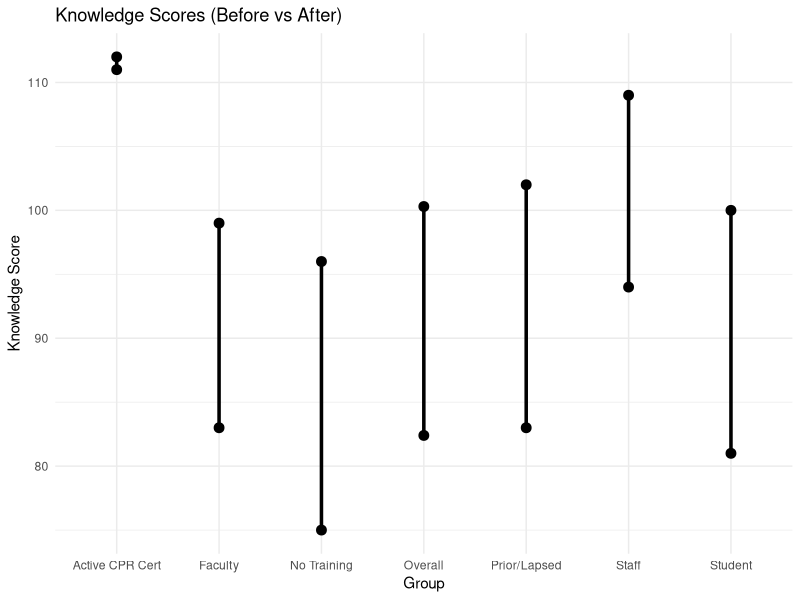
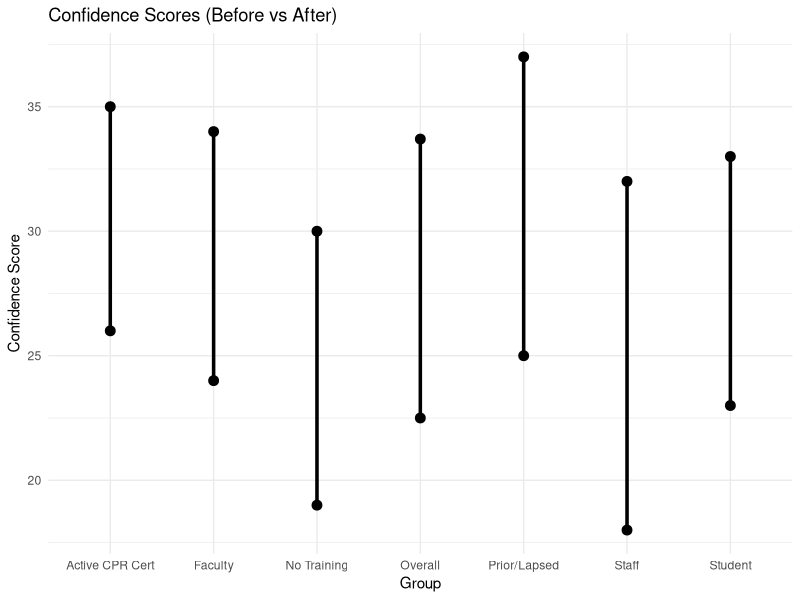
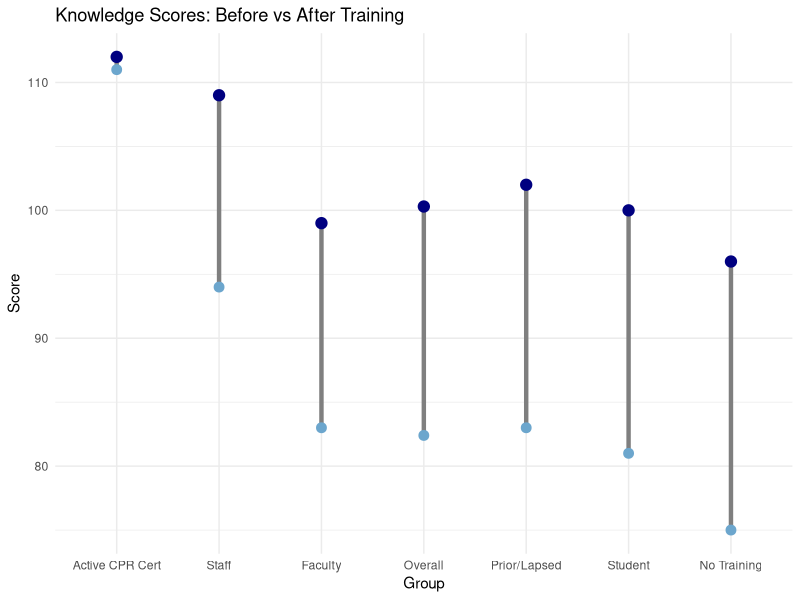
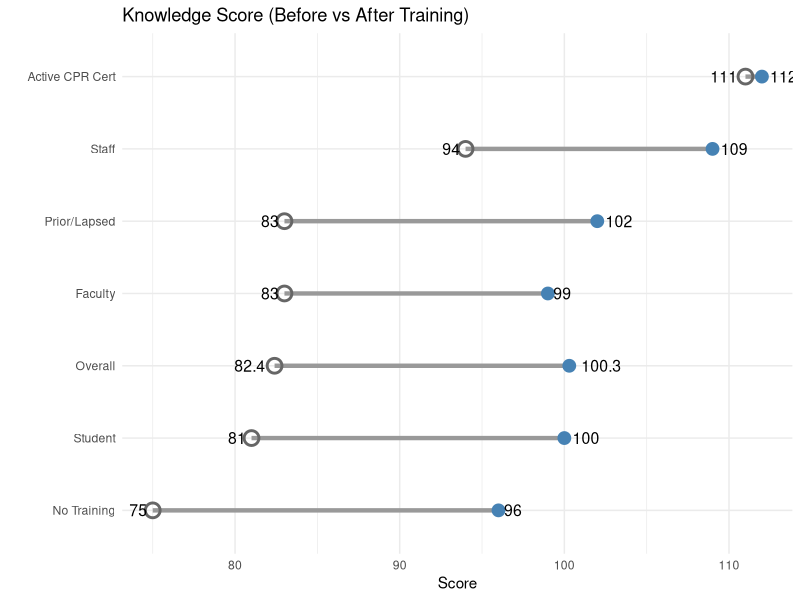
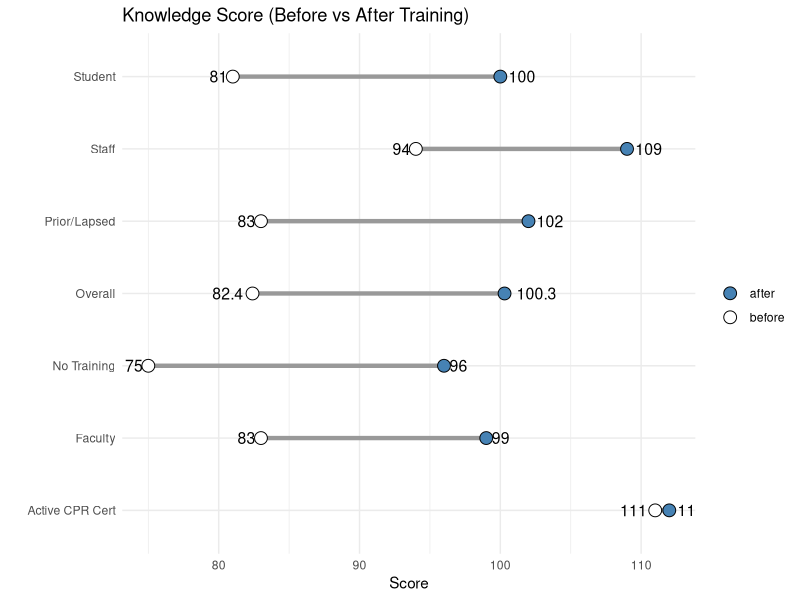
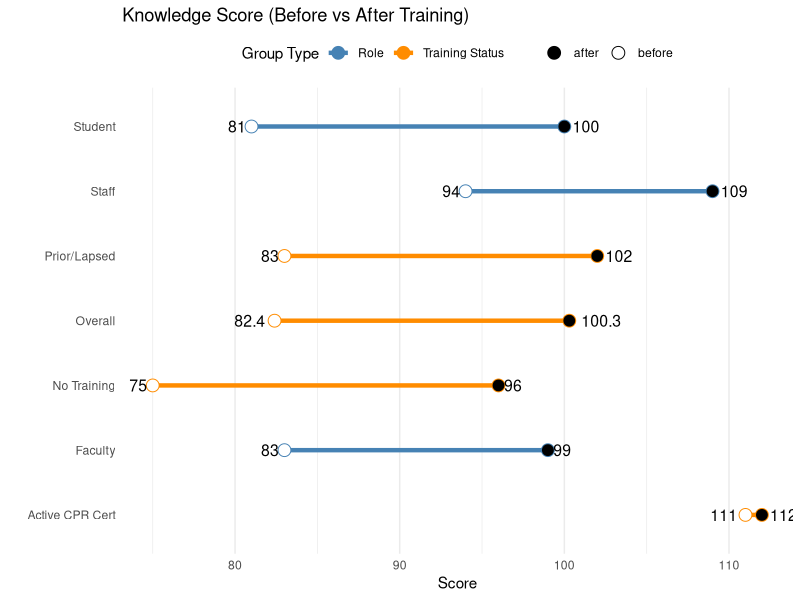
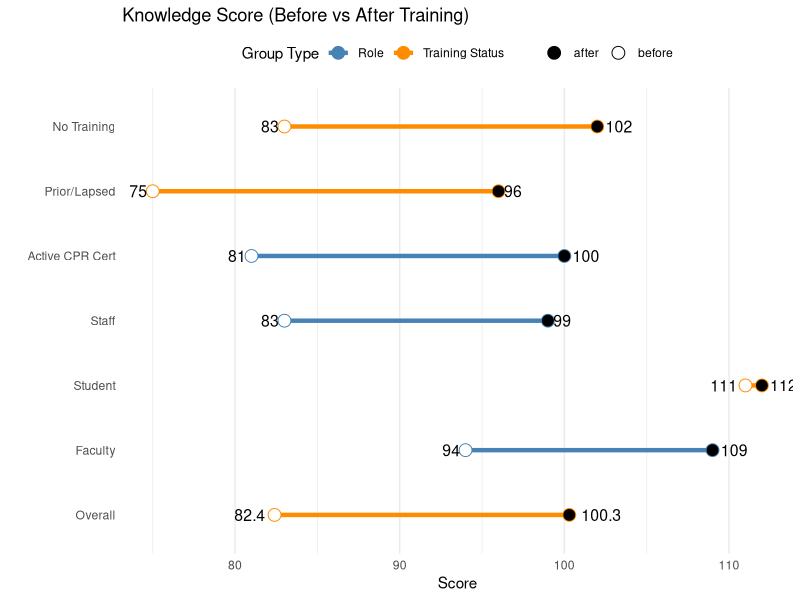
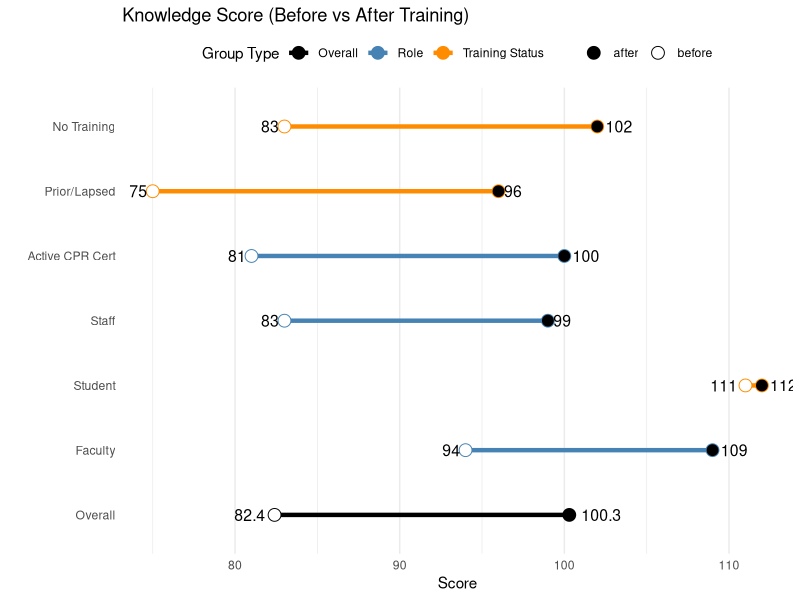

Reproduce these figures in R, in order.
# Load libraries
library(ggplot2)
library(dplyr)

# Load dataset
data <- read.csv("cpr_aed_training_data.csv")

# -----------------------------
# KNOWLEDGE GRAPH
# -----------------------------

knowledge_summary <- data %>%
  group_by(Group) %>%   # <-- replace "Group" if your column name is different
  summarise(
    min_val = mean(Knowledge_Before, na.rm = TRUE),   # before = min
    max_val = mean(Knowledge_After, na.rm = TRUE)     # after = max
  )

ggplot(knowledge_summary, aes(x = Group)) +
  geom_linerange(aes(ymin = min_val, ymax = max_val), size = 1.2) +
  geom_point(aes(y = min_val), size = 3) +   # before point
  geom_point(aes(y = max_val), size = 3) +   # after point
  theme_minimal() +
  labs(
    title = "Knowledge Scores (Before vs After)",
    x = "Group",
    y = "Knowledge Score"
  )

# -----------------------------
# CONFIDENCE GRAPH
# -----------------------------

confidence_summary <- data %>%
  group_by(Group) %>%
  summarise(
    min_val = mean(Confidence_Before, na.rm = TRUE),
    max_val = mean(Confidence_After, na.rm = TRUE)
  )

ggplot(confidence_summary, aes(x = Group)) +
  geom_linerange(aes(ymin = min_val, ymax = max_val), size = 1.2) +
  geom_point(aes(y = min_val), size = 3) +
  geom_point(aes(y = max_val), size = 3) +
  theme_minimal() +
  labs(
    title = "Confidence Scores (Before vs After)",
    x = "Group",
    y = "Confidence Score"
  )



library(ggplot2)
library(dplyr)

data <- read.csv("cpr_aed_training_data.csv")

knowledge_summary <- data %>%
  group_by(Group) %>%
  summarise(
    before = mean(Knowledge_Before, na.rm = TRUE),
    after = mean(Knowledge_After, na.rm = TRUE)
  ) %>%
  mutate(improvement = after - before)

ggplot(knowledge_summary, aes(x = reorder(Group, improvement))) +
  
  # Line from before to after
  geom_segment(aes(xend = Group, y = before, yend = after),
               size = 1.5, color = "gray50") +
  
  # Before point
  geom_point(aes(y = before), size = 3, color = "skyblue3") +
  
  # After point
  geom_point(aes(y = after), size = 3.5, color = "navy") +
  
  theme_minimal() +
  
  labs(
    title = "Knowledge Scores: Before vs After Training",
    x = "Group",
    y = "Score"
  )


library(ggplot2)
library(dplyr)

# Load data
data <- read.csv("cpr_aed_training_data.csv")

# Summary
knowledge_summary <- data %>%
  group_by(Group) %>%
  summarise(
    before = mean(Knowledge_Before, na.rm = TRUE),
    after = mean(Knowledge_After, na.rm = TRUE),
    .groups = "drop"
  )

# Plot
ggplot(knowledge_summary, aes(y = reorder(Group, before))) +
  
  # line (before → after)
  geom_segment(aes(x = before, xend = after, yend = Group),
               color = "gray60", size = 1.5) +
  
  # before point (open circle)
  geom_point(aes(x = before), 
             size = 4, shape = 1, stroke = 1.5, color = "gray40") +
  
  # after point (filled circle)
  geom_point(aes(x = after), 
             size = 4, color = "steelblue") +
  
  # labels for before
  geom_text(aes(x = before, label = round(before,1)),
            hjust = 1.3, size = 4) +
  
  # labels for after
  geom_text(aes(x = after, label = round(after,1)),
            hjust = -0.3, size = 4) +
  
  theme_minimal() +
  
  labs(
    title = "Knowledge Score (Before vs After Training)",
    x = "Score",
    y = ""
  )




library(ggplot2)
library(dplyr)

data <- read.csv("cpr_aed_training_data.csv")

knowledge_summary <- data %>%
  group_by(Group) %>%
  summarise(
    before = mean(Knowledge_Before, na.rm = TRUE),
    after = mean(Knowledge_After, na.rm = TRUE),
    .groups = "drop"
  )

# Convert to long format for legend
plot_data <- knowledge_summary %>%
  tidyr::pivot_longer(cols = c(before, after),
                      names_to = "Time",
                      values_to = "Score")

ggplot() +
  
  # connecting line
  geom_segment(data = knowledge_summary,
               aes(x = before, xend = after, y = Group, yend = Group),
               color = "gray60", size = 1.5) +
  
  # points WITH legend
  geom_point(data = plot_data,
             aes(x = Score, y = Group, shape = Time, fill = Time),
             size = 4, color = "black") +
  
  # labels
  geom_text(data = knowledge_summary,
            aes(x = before, y = Group, label = round(before,1)),
            hjust = 1.3, size = 4) +
  
  geom_text(data = knowledge_summary,
            aes(x = after, y = Group, label = round(after,1)),
            hjust = -0.3, size = 4) +
  
  # shapes: open vs filled
  scale_shape_manual(values = c(before = 21, after = 21)) +
  scale_fill_manual(values = c(before = "white", after = "steelblue")) +
  
  theme_minimal() +
  
  labs(
    title = "Knowledge Score (Before vs After Training)",
    x = "Score",
    y = "",
    shape = "",
    fill = ""
  )




library(ggplot2)
library(dplyr)
library(tidyr)

# Load data
data <- read.csv("cpr_aed_training_data.csv")

# Summary
knowledge_summary <- data %>%
  group_by(Group) %>%
  summarise(
    before = mean(Knowledge_Before, na.rm = TRUE),
    after = mean(Knowledge_After, na.rm = TRUE),
    .groups = "drop"
  )

# -----------------------------
# CREATE CATEGORY VARIABLE
# -----------------------------
knowledge_summary <- knowledge_summary %>%
  mutate(Category = case_when(
    Group %in% c("Faculty", "Student", "Staff") ~ "Role",
    TRUE ~ "Training Status"
  ))

# -----------------------------
# LONG FORMAT (for legend)
# -----------------------------
plot_data <- knowledge_summary %>%
  pivot_longer(cols = c(before, after),
               names_to = "Time",
               values_to = "Score")

# -----------------------------
# PLOT
# -----------------------------
ggplot() +
  
  # connecting lines (colored by category)
  geom_segment(data = knowledge_summary,
               aes(x = before, xend = after, y = Group, yend = Group, color = Category),
               size = 1.5) +
  
  # points
  geom_point(data = plot_data,
             aes(x = Score, y = Group, shape = Time, fill = Time, color = Category),
             size = 4) +
  
  # labels
  geom_text(data = knowledge_summary,
            aes(x = before, y = Group, label = round(before,1)),
            hjust = 1.3, size = 4) +
  
  geom_text(data = knowledge_summary,
            aes(x = after, y = Group, label = round(after,1)),
            hjust = -0.3, size = 4) +
  
  # shapes (open vs filled)
  scale_shape_manual(values = c(before = 21, after = 21)) +
  scale_fill_manual(values = c(before = "white", after = "black")) +
  
  # COLORS FOR GROUP TYPES
  scale_color_manual(values = c(
    "Role" = "steelblue",
    "Training Status" = "darkorange"
  )) +
  
  theme_minimal() +
  
  labs(
    title = "Knowledge Score (Before vs After Training)",
    x = "Score",
    y = "",
    color = "Group Type",
    shape = "",
    fill = ""
  ) +
  
  theme(
    panel.grid.major.y = element_blank(),
    legend.position = "top"
  )




# -----------------------------
# LOAD LIBRARIES
# -----------------------------
library(ggplot2)
library(dplyr)
library(tidyr)

# -----------------------------
# LOAD DATA
# -----------------------------
data <- read.csv("cpr_aed_training_data.csv")

# -----------------------------
# SUMMARY DATA
# -----------------------------
knowledge_summary <- data %>%
  group_by(Group) %>%
  summarise(
    before = mean(Knowledge_Before, na.rm = TRUE),
    after = mean(Knowledge_After, na.rm = TRUE),
    .groups = "drop"
  )

# -----------------------------
# ORDER GROUPS (TOP → BOTTOM)
# -----------------------------
knowledge_summary$Group <- factor(knowledge_summary$Group,
                                  levels = c(
                                    "Overall",
                                    "Faculty", "Student", "Staff",
                                    "Active CPR Cert", "Prior/Lapsed", "No Training"
                                  )
)

# -----------------------------
# CREATE CATEGORY (COLOR GROUPS)
# -----------------------------
knowledge_summary <- knowledge_summary %>%
  mutate(Category = case_when(
    Group %in% c("Faculty", "Student", "Staff") ~ "Role",
    TRUE ~ "Training Status"
  ))

# -----------------------------
# LONG FORMAT FOR LEGEND
# -----------------------------
plot_data <- knowledge_summary %>%
  pivot_longer(cols = c(before, after),
               names_to = "Time",
               values_to = "Score")

# -----------------------------
# PLOT
# -----------------------------
ggplot() +
  
  # connecting lines
  geom_segment(data = knowledge_summary,
               aes(x = before, xend = after,
                   y = rev(Group), yend = rev(Group),
                   color = Category),
               size = 1.5) +
  
  # points (before vs after)
  geom_point(data = plot_data,
             aes(x = Score, y = rev(Group),
                 shape = Time, fill = Time, color = Category),
             size = 4) +
  
  # labels (before)
  geom_text(data = knowledge_summary,
            aes(x = before, y = rev(Group),
                label = round(before, 1)),
            hjust = 1.3, size = 4) +
  
  # labels (after)
  geom_text(data = knowledge_summary,
            aes(x = after, y = rev(Group),
                label = round(after, 1)),
            hjust = -0.3, size = 4) +
  
  # shape + fill (white vs filled)
  scale_shape_manual(values = c(before = 21, after = 21)) +
  scale_fill_manual(values = c(before = "white", after = "black")) +
  
  # colors for group types
  scale_color_manual(values = c(
    "Role" = "steelblue",
    "Training Status" = "darkorange"
  )) +
  
  # styling
  theme_minimal() +
  
  labs(
    title = "Knowledge Score (Before vs After Training)",
    x = "Score",
    y = "",
    color = "Group Type",
    shape = "",
    fill = ""
  ) +
  
  theme(
    panel.grid.major.y = element_blank(),
    legend.position = "top"
  )




# -----------------------------
# LOAD LIBRARIES
# -----------------------------
library(ggplot2)
library(dplyr)
library(tidyr)

# -----------------------------
# LOAD DATA
# -----------------------------
data <- read.csv("cpr_aed_training_data.csv")

# -----------------------------
# SUMMARY DATA
# -----------------------------
knowledge_summary <- data %>%
  group_by(Group) %>%
  summarise(
    before = mean(Knowledge_Before, na.rm = TRUE),
    after = mean(Knowledge_After, na.rm = TRUE),
    .groups = "drop"
  )

# -----------------------------
# ORDER GROUPS (TOP → BOTTOM)
# -----------------------------
knowledge_summary$Group <- factor(knowledge_summary$Group,
                                  levels = c(
                                    "Overall",
                                    "Faculty", "Student", "Staff",
                                    "Active CPR Cert", "Prior/Lapsed", "No Training"
                                  )
)

# -----------------------------
# CREATE CATEGORY + FIX OVERALL
# -----------------------------
knowledge_summary <- knowledge_summary %>%
  mutate(Category = case_when(
    Group == "Overall" ~ "Overall",
    Group %in% c("Faculty", "Student", "Staff") ~ "Role",
    TRUE ~ "Training Status"
  ))

# -----------------------------
# LONG FORMAT
# -----------------------------
plot_data <- knowledge_summary %>%
  pivot_longer(cols = c(before, after),
               names_to = "Time",
               values_to = "Score")

# -----------------------------
# PLOT
# -----------------------------
ggplot() +
  
  # lines
  geom_segment(data = knowledge_summary,
               aes(x = before, xend = after,
                   y = rev(Group), yend = rev(Group),
                   color = Category),
               size = 1.5) +
  
  # points
  geom_point(data = plot_data,
             aes(x = Score, y = rev(Group),
                 shape = Time, fill = Time, color = Category),
             size = 4) +
  
  # labels
  geom_text(data = knowledge_summary,
            aes(x = before, y = rev(Group),
                label = round(before,1)),
            hjust = 1.3, size = 4) +
  
  geom_text(data = knowledge_summary,
            aes(x = after, y = rev(Group),
                label = round(after,1)),
            hjust = -0.3, size = 4) +
  
  # shapes (before vs after)
  scale_shape_manual(values = c(before = 21, after = 21)) +
  scale_fill_manual(values = c(before = "white", after = "black")) +
  
  # COLORS (now includes Overall)
  scale_color_manual(values = c(
    "Overall" = "black",
    "Role" = "steelblue",
    "Training Status" = "darkorange"
  )) +
  
  # styling
  theme_minimal() +
  
  labs(
    title = "Knowledge Score (Before vs After Training)",
    x = "Score",
    y = "",
    color = "Group Type",
    shape = "",
    fill = ""
  ) +
  
  theme(
    panel.grid.major.y = element_blank(),
    legend.position = "top"
  )




# -----------------------------
# LOAD LIBRARIES
# -----------------------------
library(ggplot2)
library(dplyr)
library(tidyr)

# -----------------------------
# LOAD DATA
# -----------------------------
data <- read.csv("cpr_aed_training_data.csv")

# -----------------------------
# SUMMARY DATA
# -----------------------------
knowledge_summary <- data %>%
  group_by(Group) %>%
  summarise(
    before = mean(Knowledge_Before, na.rm = TRUE),
    after = mean(Knowledge_After, na.rm = TRUE),
    .groups = "drop"
  )

# -----------------------------
# ORDER GROUPS (TOP → BOTTOM)
# -----------------------------
knowledge_summary$Group <- factor(knowledge_summary$Group,
                                  levels = c(
                                    "Overall",
                                    "Faculty", "Student", "Staff",
                                    "Active CPR Cert", "Prior/Lapsed", "No Training"
                                  )
)

# -----------------------------
# CREATE CATEGORY
# -----------------------------
knowledge_summary <- knowledge_summary %>%
  mutate(Category = case_when(
    Group == "Overall" ~ "Overall",
    Group %in% c("Faculty", "Student", "Staff") ~ "Role",
    TRUE ~ "Training Status"
  ))

# -----------------------------
# LONG FORMAT
# -----------------------------
plot_data <- knowledge_summary %>%
  pivot_longer(cols = c(before, after),
               names_to = "Time",
               values_to = "Score")

# -----------------------------
# PLOT
# -----------------------------
ggplot() +
  
  # lines
  geom_segment(data = knowledge_summary,
               aes(x = before, xend = after,
                   y = rev(Group), yend = rev(Group),
                   color = Category),
               size = 1.5) +
  
  # points
  geom_point(data = plot_data,
             aes(x = Score, y = rev(Group),
                 shape = Time, fill = Time, color = Category),
             size = 4) +
  
  # labels (before)
  geom_text(data = knowledge_summary,
            aes(x = before, y = rev(Group),
                label = round(before,1)),
            hjust = 1.3, size = 4) +
  
  # labels (after)
  geom_text(data = knowledge_summary,
            aes(x = after, y = rev(Group),
                label = round(after,1)),
            hjust = -0.3, size = 4) +
  
  # shapes
  scale_shape_manual(values = c(before = 21, after = 21)) +
  scale_fill_manual(values = c(before = "white", after = "black")) +
  
  # colors
  scale_color_manual(values = c(
    "Overall" = "black",
    "Role" = "steelblue",
    "Training Status" = "darkorange"
  )) +
  
  # styling
  theme_minimal() +
  
  labs(
    title = "Knowledge Score (Before vs After Training)",
    x = "Score",
    y = ""
  ) +
  
  theme(
    panel.grid.major.y = element_blank(),
    legend.position = "none"   # ✅ removes legend only
  )





# -----------------------------
# LOAD LIBRARIES
# -----------------------------
library(ggplot2)
library(dplyr)
library(tidyr)

# -----------------------------
# LOAD DATA
# -----------------------------
data <- read.csv("cpr_aed_training_data.csv")

# -----------------------------
# SUMMARY DATA (CONFIDENCE)
# -----------------------------
confidence_summary <- data %>%
  group_by(Group) %>%
  summarise(
    before = mean(Confidence_Before, na.rm = TRUE),
    after = mean(Confidence_After, na.rm = TRUE),
    .groups = "drop"
  )

# -----------------------------
# ORDER GROUPS (TOP → BOTTOM)
# -----------------------------
confidence_summary$Group <- factor(confidence_summary$Group,
                                   levels = c(
                                     "Overall",
                                     "Faculty", "Student", "Staff",
                                     "Active CPR Cert", "Prior/Lapsed", "No Training"
                                   )
)

# -----------------------------
# CREATE CATEGORY
# -----------------------------
confidence_summary <- confidence_summary %>%
  mutate(Category = case_when(
    Group == "Overall" ~ "Overall",
    Group %in% c("Faculty", "Student", "Staff") ~ "Role",
    TRUE ~ "Training Status"
  ))

# -----------------------------
# LONG FORMAT
# -----------------------------
plot_data <- confidence_summary %>%
  pivot_longer(cols = c(before, after),
               names_to = "Time",
               values_to = "Score")

# -----------------------------
# PLOT
# -----------------------------
ggplot() +
  
  # lines
  geom_segment(data = confidence_summary,
               aes(x = before, xend = after,
                   y = rev(Group), yend = rev(Group),
                   color = Category),
               size = 1.5) +
  
  # points
  geom_point(data = plot_data,
             aes(x = Score, y = rev(Group),
                 shape = Time, fill = Time, color = Category),
             size = 4) +
  
  # labels (before)
  geom_text(data = confidence_summary,
            aes(x = before, y = rev(Group),
                label = round(before,1)),
            hjust = 1.3, size = 4) +
  
  # labels (after)
  geom_text(data = confidence_summary,
            aes(x = after, y = rev(Group),
                label = round(after,1)),
            hjust = -0.3, size = 4) +
  
  # shapes
  scale_shape_manual(values = c(before = 21, after = 21)) +
  scale_fill_manual(values = c(before = "white", after = "black")) +
  
  # colors
  scale_color_manual(values = c(
    "Overall" = "black",
    "Role" = "steelblue",
    "Training Status" = "darkorange"
  )) +
  
  # styling
  theme_minimal() +
  
  labs(
    title = "Confidence Score (Before vs After Training)",
    x = "Score",
    y = ""
  ) +
  
  theme(
    panel.grid.major.y = element_blank(),
    legend.position = "none"
  )
